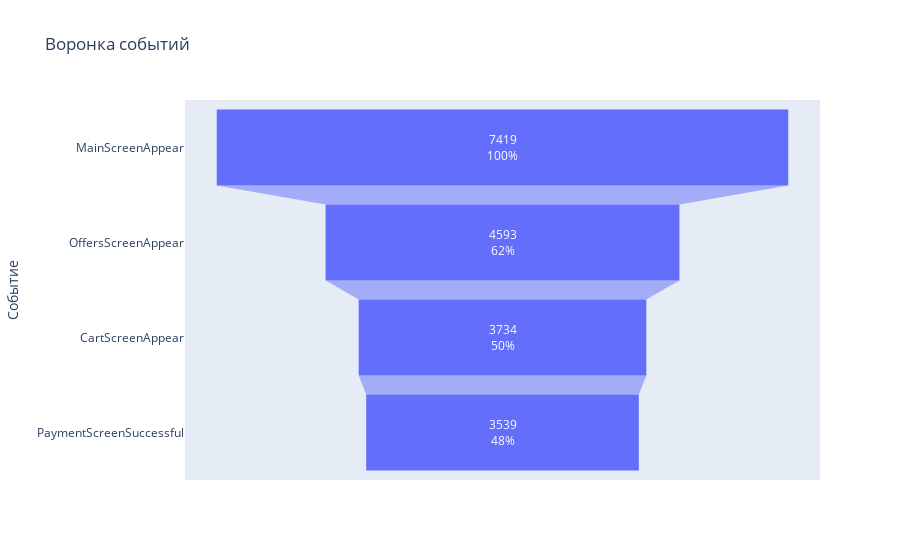

Notebook source saved alongside this figure:
### Markdown cell above
Выведем воронку событий на график

### Code cell
from plotly import graph_objects as go
from matplotlib.pyplot import xlabel

data = dict(
            values=users_count.loc[:3,'device_id_hash'],
            events=users_count.loc[:3,'event_name']
            )

fig = go.Figure(go.Funnel(x=data['values'], y=data['events'],
                            textposition = "inside",
                            textinfo = "value+percent initial",))
fig.update_layout(title_text="Воронка событий")
fig.update_xaxes(title_text="Количество пользователей")
fig.update_yaxes(title_text="Событие")
    
fig.show()

### Figure 1 — Plotly figure (JSON) as saved in the notebook; plotly's stock layout.template omitted (floating-point values rounded to 4 significant figures)
{"data": [{"textinfo": "value+percent initial", "textposition": "inside", "type": "funnel", "x": [7419, 4593, 3734, 3539], "y": ["MainScreenAppear", "OffersScreenAppear", "CartScreenAppear", "PaymentScreenSuccessful"]}], "layout": {"title": {"text": "Воронка событий"}, "xaxis": {"title": {"text": "Количество пользователей"}}, "yaxis": {"title": {"text": "Событие"}}}}
